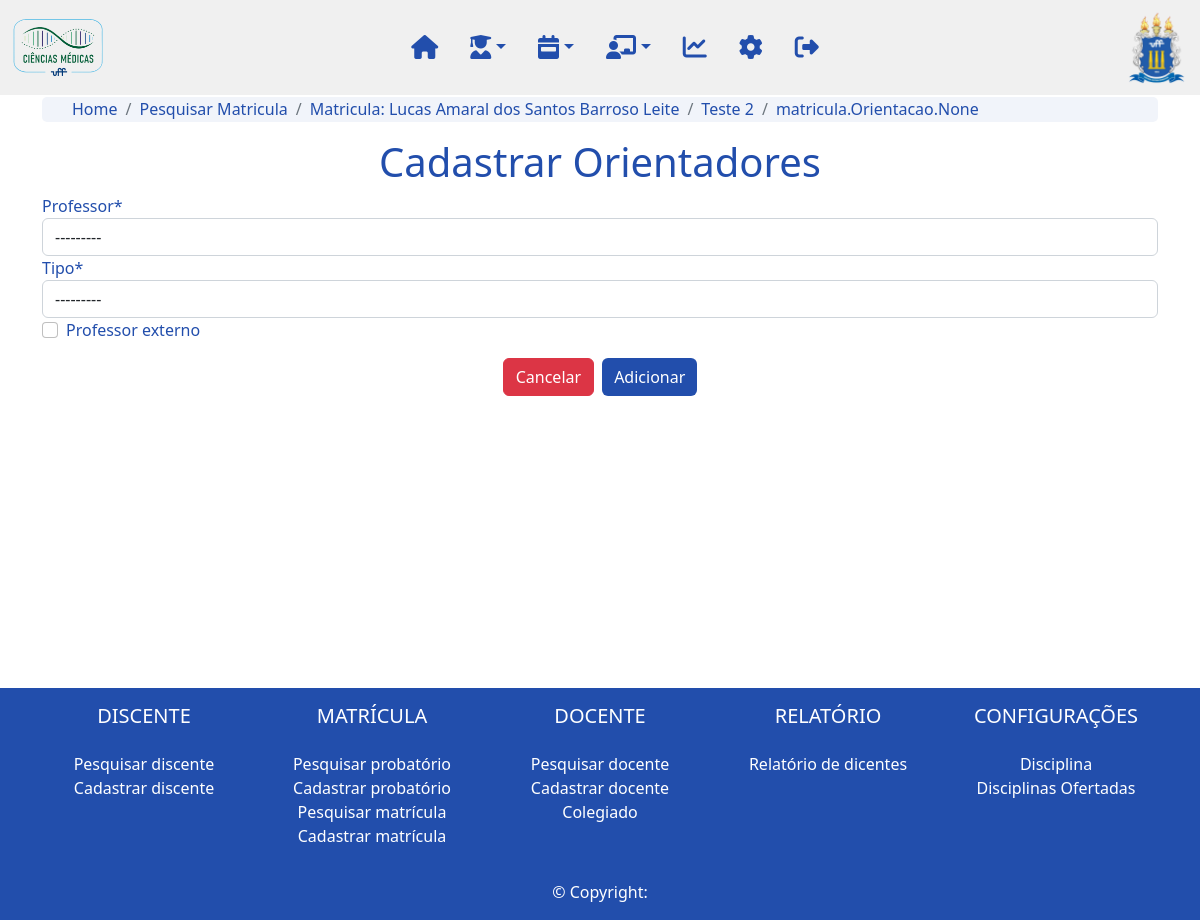
Page /matricula/3/4/cadastra_orientacao on the committed database.
### matricula/models.py (models this page shows, shortened)
class Matricula(models.Model):
    STATUS_CHOICES = (
        ('Ativo', 'Ativo'),
        ('Titulado', 'Titulado'),
        ('Jubilado', 'Jubilado'),
        ('Abandono', 'Abandono')
    )
    numero = models.CharField(max_length=10, verbose_name='Número:')
    probatorio = models.ForeignKey(Probatorio, on_delete=models.CASCADE, related_name='matricula_probatorio', verbose_name='Probatório:')
    dt_matricula = models.DateField(verbose_name="Data de Matrícula:")
    curso = models.ForeignKey(Curso, on_delete=models.DO_NOTHING, related_name="matricula_curso", null=True, blank=True, verbose_name='Curso:')
    requisita_bolsa = models.BooleanField(verbose_name='Requisita bolsa:')
    cotista = models.BooleanField(verbose_name='Cotista:')
    status = models.CharField(max_length=20, choices=STATUS_CHOICES, default=STATUS_CHOICES[0][0], verbose_name='Status:')
    linha_pesquisa = models.ForeignKey(LinhaPesquisa, on_delete=models.DO_NOTHING, null=True, blank=True)
    grau = models.ForeignKey(Grau, on_delete=models.CASCADE, related_name='matricula_grau', verbose_name='Grau de Aplicação:')
    slug = models.SlugField(max_length=250, unique_for_date='dt_cadastro')
    updated = models.DateTimeField(auto_now=True)
    dt_cadastro = models.DateTimeField(auto_now=True)
    cadastrado_por = models.ForeignKey(User, on_delete=models.DO_NOTHING, related_name='matricula_cadastrado_por')
    class Meta:
        verbose_name = "matricula"

class Probatorio(models.Model):
    data_inscricao = models.DateField(verbose_name='Data da inscrição:')
    nota = models.OneToOneField(Nota, on_delete=models.DO_NOTHING, related_name='probatorio_nota', null=True, verbose_name='Nota:')
    aluno = models.OneToOneField(Aluno, on_delete=models.CASCADE, related_name='probatorio_aluno', verbose_name='Aluno:')
    grau = models.ForeignKey(Grau, on_delete=models.CASCADE, related_name='probatorio_grau', verbose_name='Grau de Aplicação:')
    nota_selecao = models.FloatField(validators=[MaxValueValidator(100),MinValueValidator(0)])
    data_limite = models.DateField()
    probatorio = models.BooleanField(default=True)
    linha_pesquisa = models.ForeignKey(LinhaPesquisa, on_delete=models.DO_NOTHING, null=True, blank=True)
    slug = models.SlugField(max_length=250, unique_for_date='dt_cadastro')
    updated = models.DateTimeField(auto_now=True)
    dt_cadastro = models.DateTimeField(auto_now=True)
    cadastrado_por = models.ForeignKey(User, on_delete=models.DO_NOTHING, related_name='probatorio_cadastrado_por')
    def __str__(self):
        return self.aluno.nome

class TrabalhoFinal(models.Model):
    titulo = models.CharField(max_length=200)
    resumo = models.TextField()
    diploma = models.BooleanField(null=True, blank=True)
    dt_diploma = models.DateField(null=True, blank=True)
    matricula = models.OneToOneField(Matricula, on_delete=models.CASCADE, null=True, related_name="matricula_trabalho_final")
    probatorio = models.OneToOneField(Probatorio, on_delete=models.CASCADE, null=True, related_name="probatorio_trabalho_final")
    versao_final = models.OneToOneField(VersaoFinal, on_delete=models.DO_NOTHING, null=True, related_name="versao_final_trabalho_final")
    nota = models.OneToOneField(Nota, on_delete=models.CASCADE, null=True, related_name="nota_trabalho_final")
    slug = models.SlugField(max_length=250, unique_for_date='dt_cadastro')
    dt_cadastro = models.DateTimeField(auto_now=True)
    updated = models.DateTimeField(auto_now=True)
    cadastrado_por = models.ForeignKey(User, on_delete=models.DO_NOTHING, related_name='trabalho_final_cadastrado_por')
    def __str__(self):
        return str(self.titulo)
    class Meta:
        verbose_name_plural = "Trabalhos Finais"

### aluno/models.py (models this page shows, shortened)
class Aluno(models.Model):
    nome = models.CharField(max_length=200, verbose_name="Nome:")
    cpf = models.CharField(max_length=14, verbose_name='CPF:', blank=True)
    nome_pai = models.CharField(max_length=200, null=True, blank=True, verbose_name='Nome do pai:')
    nome_mae = models.CharField(max_length=200, null=True, blank=True, verbose_name="Nome da mãe:")
    naturalidade = models.ForeignKey(UnidadeFederativa, on_delete=models.CASCADE, null=True, blank=True, verbose_name="Naturalidade:")
    nacionalidade = models.CharField(max_length=100, null=True, blank=True, verbose_name="Nacionalidade:")
    dt_nascimento = models.DateField()
    estado_civil = models.ForeignKey(EstadoCivil, on_delete=models.CASCADE, null=True, blank=True, verbose_name="Estado civil:")
    identidade = models.CharField(max_length=12, verbose_name="Identidade:")
    identidade_uf = models.CharField(max_length=2, verbose_name="UF:")
    identidade_orgao = models.CharField(max_length=100, verbose_name="Orgão expedidor:")
    sexo = models.ForeignKey(Sexo, on_delete=models.CASCADE, null=True, blank=True, verbose_name="Sexo:")
    email = models.EmailField(null=True, blank=True, verbose_name="Email:")
    etnia = models.ForeignKey(Etnia, on_delete=models.CASCADE, blank=True, null=True, verbose_name="Raça/Etnia:")
    portador_deficiencia = models.BooleanField()
    portador_deficiencia_qual = models.CharField(max_length=200, verbose_name="Qual deficiência:*", blank=True, null=True)
    foto = models.ImageField(null=True, blank=True, upload_to='img')
    status = models.OneToOneField(Status, on_delete=models.CASCADE, related_name='aluno_status')
    endereco = models.OneToOneField(Endereco, on_delete=models.CASCADE, related_name='aluno_endereco', null=True)
    graduacao = models.OneToOneField(Graduacao, on_delete=models.CASCADE, related_name='aluno_graduacao', null=True)
    ensino_medio = models.OneToOneField(EnsinoMedio, on_delete=models.CASCADE, related_name='aluno_ensino_medio', null=True)
    titulacao = models.OneToOneField(Titulacao, on_delete=models.CASCADE, related_name='aluno_titulacao', null=True)
    trabalho = models.OneToOneField(Trabalho, on_delete=models.CASCADE, related_name='aluno_trabalho', null=True)
    residencia = models.OneToOneField(Residencia, on_delete=models.CASCADE, related_name='aluno_residencia', null=True)
    slug = models.SlugField(max_length=250, unique_for_date='dt_cadastro')
    updated = models.DateTimeField(auto_now=True)
    dt_cadastro = models.DateTimeField(auto_now=True)
    cadastrado_por = models.ForeignKey(User, on_delete=models.CASCADE, related_name='aluno_cadastrado_por')

### matricula/views.py (the view, shortened to what this page needs)
# urls.py: path('<int:matricula>/<int:trabalho_final>/cadastra_orientacao', cadastra_orientacao, name='cadastra_orientacao'),
def cadastra_orientacao(request, matricula, trabalho_final):
    matricula = Matricula.objects.get(slug=matricula)
    form = OrientacaoForm()
    return render(request, 'cadastra_orientacao.html', {'form': form, 'matricula': matricula, 'trabalho_final': matricula.matricula_trabalho_final, 'pagina': 'Cadastrar Orientadores'})

### matricula/forms.py
class OrientacaoForm(forms.ModelForm):
    class Meta:
        model = Orientacao
        fields = ['professor', 'tipo', 'professor_externo']

### professor/models.py (called while the page is built)
      def __str__(self):
            return  self.nome

### matricula/templates/cadastra_orientacao.html (shortened to what this page needs)
{% extends "base.html" %}
{% load static %}
{% load crispy_forms_tags %}
{% block content %}
    {% include 'navbar.html' %}
    <div class="body container d-flex-inline justify-content-center mb-5">
        <nav aria-label="breadcrumb">
            <ol class="breadcrumb">
              <li class="breadcrumb-item"><a href="{% url 'home'%}">Home</a></li>
              <li class="breadcrumb-item"><a href="{% url 'matricula:lista_matricula' %}">Pesquisar Matricula</a></li>
              <li class="breadcrumb-item"><a href="{% url 'matricula:detalhe_matricula' matricula.slug %}">Matricula: {{matricula.probatorio}}</a></li>
              <li class="breadcrumb-item" aria-current="page"><a href="{% url 'matricula:detalhe_trabalho_final' matricula.slug %}">{{trabalho_final}}</a></li>
              <li class="breadcrumb-item active" aria-current="page"><a href="{% url 'matricula:cadastra_orientacao' matricula.slug trabalho_final.slug %}">{{trabalho_final.orientacao_trabalho_final}}</a></li>
            </ol>
          </nav>
      <h1 class="text-center">{{pagina}}</h1>
      <form action="" method="POST" class="cadastro_form">
        {{form|crispy}}
        <div class="d-flex justify-content-center gap-2 m-3">
          <a class="btn btn-danger btn-group-sm" href="{% url 'matricula:detalhe_trabalho_final' matricula.slug %}">Cancelar</a>
          <input class="btn btn-primary btn-group-sm" type="submit" value="Adicionar">
        </div>
      </form>
    </div>
{% include 'footer.html' %}
{% endblock %}

### static/css/styles.css (style rules this page uses)
html { height:100% }
body { height: 100%; }
.body { position:relative; padding-top: 80pt; color: #224EAC; min-height: 80%; }
a { text-decoration: none; }
.btn-primary { background-color: #224EAC !important; border-style: none !important; }
.breadcrumb { margin-top: -10px; border-radius: 5px; background-color: #224EAC10; height: 25px; padding: 0px 30px; }
.breadcrumb a { color: #224EAC; }
.breadcrumb-item.active { font-weight: 500; }

### rows in the picture
Matricula: probatorio "Lucas Amaral dos Santos Barroso Leite"
TrabalhoFinal: titulo "Teste 2", orientacao_trabalho_final "matricula.Orientacao.None"

### other values in the picture
{{ pagina }} "Cadastrar Orientadores"
